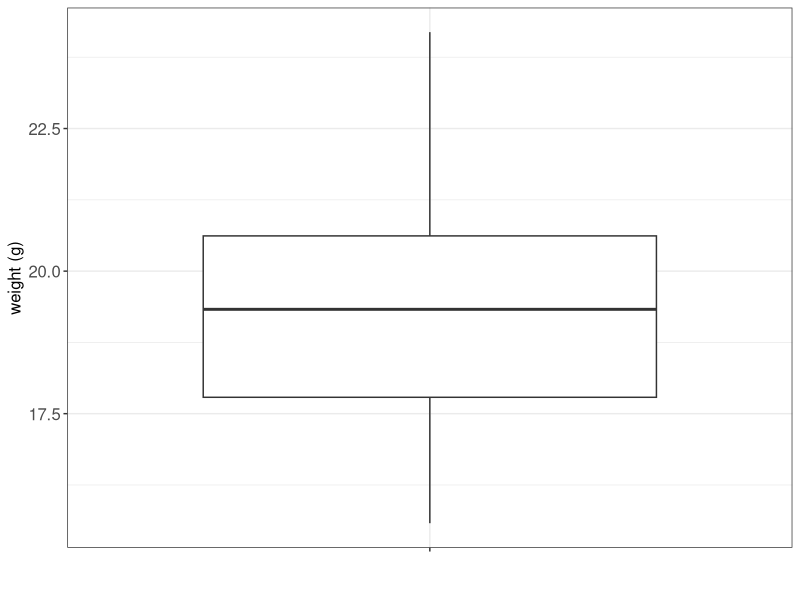

R code for this plot:
## ---- chunk 1
# load libraries
library(tidyverse)
library(magrittr)
library(kableExtra)
library(ggplot2)
library(gridExtra)
## ---- chunk 2
# read in mice data
data.mice <- read_csv("data/mice.csv")
data.mice <- data.mice %>%
  mutate(weight = round(weight,2))

# narrow data set to week 5 measurements
data.mice.week5 <- data.mice %>%
  filter(week == 5)

# calculate quartiles
data.mice.week5 %>%
  summarise(x = quantile(weight, c(0.25, 0.5, 0.75))) %>%
  print()

## ---- chunk 3
#| fig-cap: Bar plot of mice weights at week 5
#| label: fig-mice-boxplot
#| fig-cap-location: margin
#| fig-width: 4
#| fig-height: 4

# define generic ggplot theme
font.size <- 12
my.ggtheme <- theme(axis.title = element_text(size = font.size), 
        axis.text = element_text(size = font.size), 
        legend.text = element_text(size = font.size), 
        legend.title = element_blank(), 
        legend.position = "top") 

data.mice.week5 %>%
  ggplot(aes(x = "", y = weight)) + 
  geom_boxplot() + 
  xlab("") + 
  ylab("weight (g)") + 
  theme_bw() + 
  my.ggtheme

## ---- chunk 4

# get weights measurements at week 5
weight.week5 <- data.mice.week5 %>%
  pull(weight)

# number of observations
n <- length(weight.week5)
  
# calculate mean (arithmetic)
weight.mean <- mean(weight.week5)

# calculate variance following variance equation
sigma2 <- (sum((weight.week5 - weight.mean)^2))/(n)

# calculate standard deviation following standard deviation equation
sigma <- sqrt((sum((weight.week5 - weight.mean)^2))/(n))

# calculate sample standard deviation following sample standard deviation equation
s <- sqrt((sum((weight.week5 - weight.mean)^2))/(n-1))
# sd(weight.week5) # we can alternatively use sd() function

# collect results
v.name <- c("sigma2", "sigma", "s")
v.values <- c(sigma2, sigma, s)
results <- data.frame(stats = v.name, value = v.values)
print(results)
